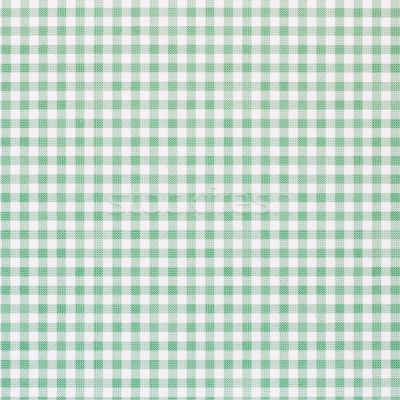
#> input picture image-processing/ep3/train/0_00.jpg, 400 x 400 px
$ python classification.py
#> lines starting #> are read from the running program, lines starting #| are printed output that depends on the picture
import cv2
import matplotlib
import matplotlib.pyplot as plt
import numpy as np
import os
from scipy.stats import itemfreq
from skimage.feature import local_binary_pattern
from sklearn.preprocessing import normalize


# parameters

radius = 3                  # LBP radius
n_neighbours = 8*radius     # LBP number of neighbours
n_classes = 5               # number of classes for k-means

matplotlib.rcParams.update({'font.size': 8})

# functions

def get_set_dict(folder):
    images = {}
    path = os.path.join(os.getcwd(), folder)

    for filename in os.listdir(path):
        if not filename.startswith('.'): # ignore hidden files
            split = filename.split('_')
            images['{}/{}'.format(folder, filename)] = int(split[0])

    return images


def generate_histogram(image):
#> called with image = 'train/0_00.jpg'
    im = cv2.imread(image)
#> im is the input picture: shape (400, 400, 3); mean B, G, R 204.8, 217.2, 197.9
    im_gray = cv2.cvtColor(im, cv2.COLOR_BGR2GRAY)
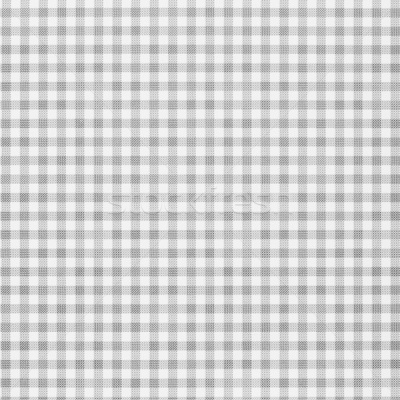
#> im_gray: shape (400, 400); min 111, max 251, mean 210
    lbp = local_binary_pattern(im_gray, n_neighbours, radius, method='uniform')
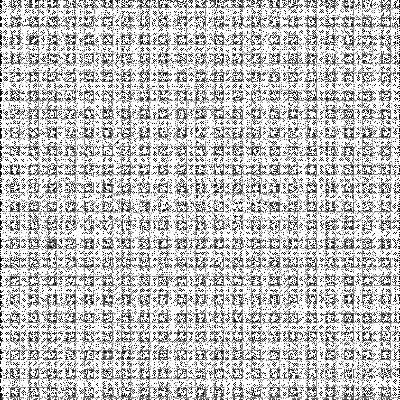
#> lbp: shape (400, 400) float64; min 0, max 25, mean 18.8; drawn with min black and max white
    x = itemfreq(lbp.ravel())
#> x = 26 pairs, first value 0 to 25, second value 297 to 88059
    hist = x[:, 1]/sum(x[:, 1]) #normalize
#> hist = 26 values, max 0.55 at index 25, min 0.00186 at index 21, mean 0.0385

    return hist


def generate_plot(ncols, results, title=None, figsize=(8,3.5)):
    nrows = int(len(results) / ncols)
    if len(results) % ncols != 0:
        nrows = nrows + 1

    fig, axes = plt.subplots(nrows,ncols)
    fig.set_size_inches(figsize)
    # if title:
    #     fig.suptitle(title)
    i = 0
    for row in range(nrows):
        for col in range(ncols):
            if i < len(results):
                axes[row][col].imshow(cv2.cvtColor(cv2.imread(results[i][0]), cv2.COLOR_BGR2RGB))
                axes[row][col].set_title(results[i][1])
            axes[row][col].axis('off')
            i+=1
    filename = ''.join(e for e in title if e.isalnum())
    # plt.show()
    plt.subplots_adjust(left=0.1, right=0.9, top=0.9, bottom=0.1)
    plt.savefig('{}.png'.format(filename), bbox_inches='tight')


# supervised classification

training_set = get_set_dict('train')
test_set = get_set_dict('test')

X = []
X_files = []
# y = []

for image in training_set:
    hist = generate_histogram(image)
    X.append(hist)
    X_files.append(image)
    # y.append(training_set[image])

for image in test_set:
    hist = generate_histogram(image)
#> call 2 of generate_histogram, with image = 'test/0_02.jpg'
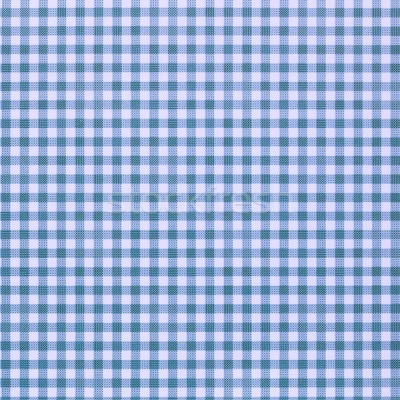
#> input picture image-processing/ep3/test/0_02.jpg, 400 x 400 px
#> in generate_histogram, im is the input picture: shape (400, 400, 3); mean B, G, R 214.5, 176.1, 154.3
#> in generate_histogram (call 2), `im_gray = cv2.cvtColor(im, cv2.COLOR_BGR2GRAY)`:
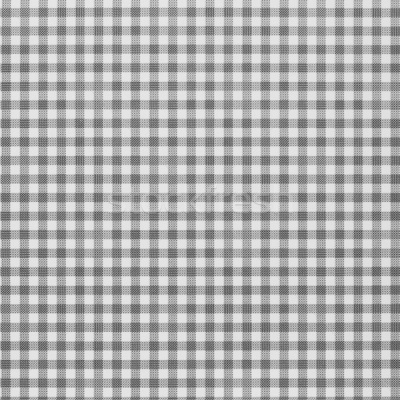
#> im_gray: shape (400, 400); min 67, max 238, mean 174
#> in generate_histogram (call 2), `lbp = local_binary_pattern(im_gray, n_neighbours, radius, method='unif..`:
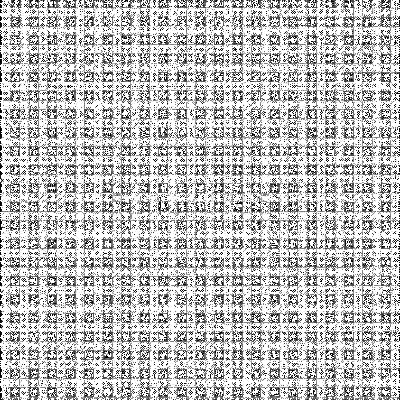
#> lbp: shape (400, 400) float64; min 0, max 25, mean 18.5; drawn with min black and max white
#> in generate_histogram (call 2), `x = itemfreq(lbp.ravel())`: x = 26 pairs, first value 0 to 25, second value 293 to 84917
#> in generate_histogram (call 2), `hist = x[:, 1]/sum(x[:, 1])`: hist = 26 values, max 0.531 at index 25, min 0.00183 at index 21, mean 0.0385
    results = []

    for index, x in enumerate(X):
        score = cv2.compareHist(np.array(x, dtype=np.float32), np.array(hist, dtype=np.float32), cv2.HISTCMP_CHISQR)
        results.append((X_files[index], round(score, 3)))
#> this loop made 1 pass
#> score on pass 1: 0.00565
#> after the loop, results = [('train/0_00.jpg', 0.006)]
    results = sorted(results, key=lambda el: el[1])
    generate_plot(5, results, 'scores for {}'.format(image))
#> in generate_plot, `nrows = int(len(results) / ncols)`: nrows = 0
#> in generate_plot, `nrows = nrows + 1`: nrows = 1
#> (the run stopped early here; a loop or call above may not have finished)
